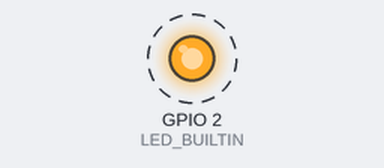
The program below on a simulated ESP32. Parts: output pins drawn as LEDs (lit = HIGH). Dashed ring = blinking.

Above: at 0.2 s.
Timing chart, 0 to 3.0 s (numbered marks = the images above):
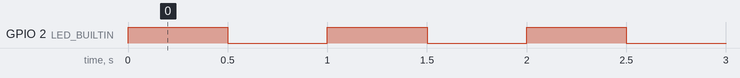

Measured:
- by itself, GPIO 2 (LED_BUILTIN): alternates HIGH for 0.50 s and LOW for 0.50 s

The program:

main.cpp
```cpp
#include <Arduino.h>

// Prefer LED_BUILTIN if your board defines it.
// If your board doesn’t, uncomment the correct pin below.
// Common pins:
//  - ESP32-DevKitC/V1: 2
//  - Some ESP32-S2/S3: 13 or 48 (varies)
//  - ESP32-C3 DevKitM-1: 8 (often active-low)
//
// #define LED_PIN 2

#ifndef LED_BUILTIN
  #define LED_BUILTIN 2   // fallback; adjust if your board uses another pin
#endif

// Set this to true if your LED is active-low (many ESP32-C3 boards)
const bool ACTIVE_LOW = false;

void setup() {
  pinMode(LED_BUILTIN, OUTPUT);
  // Start with LED off (respect active level)
  digitalWrite(LED_BUILTIN, ACTIVE_LOW ? HIGH : LOW);
}

void loop() {
  // toggle
  static bool on = false;
  on = !on;
  digitalWrite(LED_BUILTIN, (on ^ ACTIVE_LOW) ? HIGH : LOW);
  delay(500); // 0.5s on, 0.5s off
}
```
